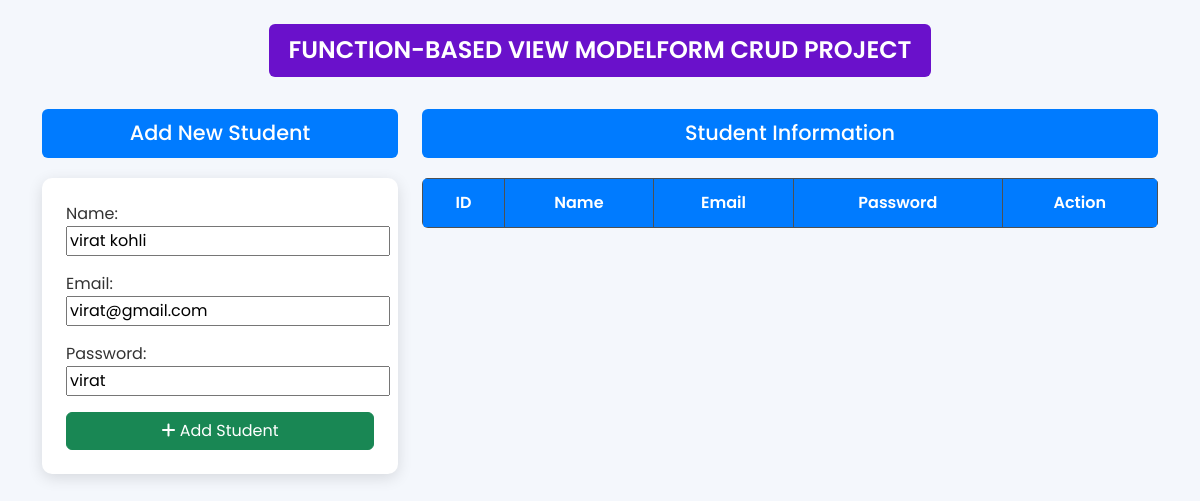
The app's page /update/6 with its own data.
### application/models.py (models this page shows)
class Student(models.Model):
    name=models.CharField(max_length=60,blank=False)
    email=models.EmailField(blank=False)
    password=models.CharField(max_length=60,blank=False)

### application/views.py (the view, shortened to what this page needs)
# urls.py: path('update/<int:pk>',views.Update_Form.as_view(),name='Update'),
class Update_Form(UpdateView):
    model=Student
    fields='__all__'
    template_name='application/home.html'

### application/templates/application/home.html (shortened to what this page needs)
<!DOCTYPE html>
{% load static %}
<html lang="en">
<head>
    <link href="https://cdn.jsdelivr.net/npm/bootstrap@5.3.3/dist/css/bootstrap.min.css" rel="stylesheet">
    <link rel="stylesheet" href="{% static 'css/home.css' %}">
</head>
<body>
    <div class="container text-center mt-4">
        <h1 class="header-title">FUNCTION-BASED VIEW MODELFORM CRUD PROJECT</h1>
    </div>
    <div class="container mt-4">
        <div class="row">
            <div class="col-md-4">
                <h2 class="section-title">Add New Student</h2>
                <form action="" method="post" class="student-form">
                    {{ form.as_p }}
                    <button type="submit" class="btn btn-success w-100"><i class="fas fa-plus"></i> Add Student</button>
                </form>
            </div>
            <div class="col-md-8">
                <h2 class="section-title">Student Information</h2>
                <table class="table table-bordered table-striped text-center">
                    <thead class="table-dark">
                        <tr>
                            <th>ID</th>
                            <th>Name</th>
                            <th>Email</th>
                            <th>Password</th>
                            <th>Action</th>
                        </tr>
                    </thead>
                </table>
            </div>
        </div>
    </div>
</body>
</html>

### application/static/css/home.css (style rules this page uses)
body { background-color: #f4f7fc; font-family: 'Poppins', sans-serif; color: #333; margin: 0; padding: 0; }
.header-title { background-color: #6a11cb; color: white; padding: 12px 20px; border-radius: 6px; display: inline-block; font-size: 1.5rem; font-weight: 600; }
.section-title { background-color: #007bff; color: white; padding: 12px; border-radius: 6px; text-align: center; font-size: 1.3rem; font-weight: 500; margin-bottom: 20px; }
.container { margin-top: 30px; }
.student-form { background-color: #ffffff; padding: 24px; border-radius: 10px; box-shadow: 0px 4px 15px rgba(0, 0, 0, 0.12); transition: all 0.3s ease-in-out; }
.table { margin-top: 15px; border-radius: 6px; overflow: hidden; background-color: white; }
.table th { background-color: #007bff; color: white; padding: 12px; font-weight: 600; }

### records on screen
Student: name "virat kohli", email "virat@gmail.com", password "virat"
